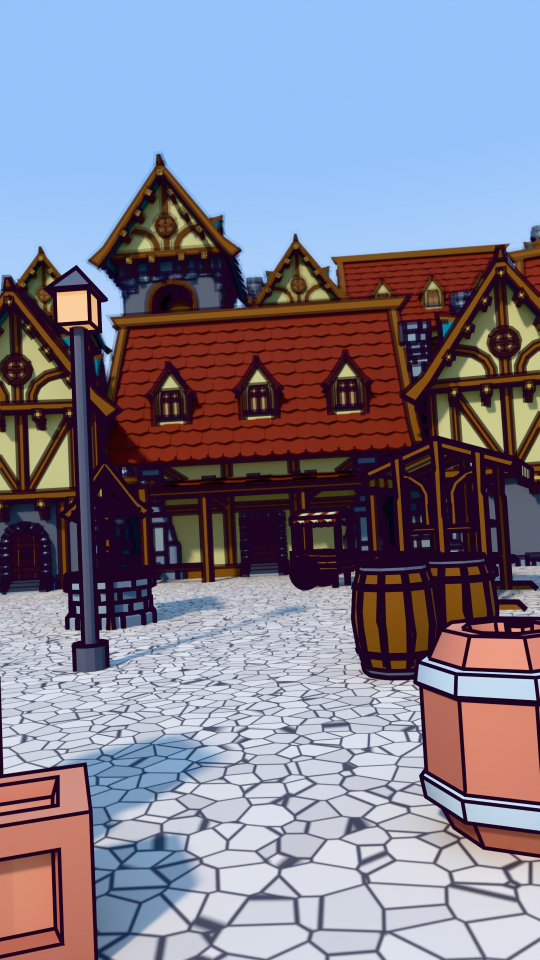
#> input picture engine/test/plates/village__A__day.jpg, 1080 x 1920 px (shown at 1/2 size); its folder holds only this picture in this run
$ python -i cloudforest.py   (imports and definitions only)
#> lines starting #> are read from the running program, lines starting #| are printed output that depends on the picture
### flat2d/kit.py
"""flat2d: a rich flat-2D scene kit for 1080x1920 shorts (Pillow + numpy).

Every helper draws onto an RGBA PIL image in place (or returns a layer) so a scene is a stack of
calls, back to front. Each call is one *layer* that an animator can move on its own: keep the
arguments (offsets, seeds, phases) as the animation parameters.

Rules baked in (LESSONS.md / stickman/DRAWING_RULES.md):
- Blur only alpha masks (PIL blur on straight RGBA drags in black halos): see `glow`, `soft_layer`.
- Glow is warm or coloured *behind* characters; never over a face.
- Captions follow PIPELINE.md > Captions ("sentence" style).
"""
import math, os, sys
import numpy as np
from PIL import Image, ImageDraw, ImageFilter, ImageFont, ImageChops, ImageColor

ROOT = os.path.dirname(os.path.dirname(os.path.abspath(__file__)))
sys.path.insert(0, os.path.join(ROOT, 'stickman', 'scripts'))
import stickman  # noqa: E402

W, H = 1080, 1920
INK = (18, 16, 26)
FONT_XB = os.path.join(ROOT, 'engine/fonts/Poppins-ExtraBold.ttf')
FONT_B = os.path.join(ROOT, 'engine/fonts/Poppins-Bold.ttf')
_fonts = {}


# [4 lines left out: function font, not called in this run]


def rgb(c):
    if isinstance(c, str):
        if not c.startswith('#'): return ImageColor.getrgb(c)[:3]
        c = c.lstrip('#'); return tuple(int(c[i:i + 2], 16) for i in (0, 2, 4))
    return tuple(c[:3])


def lerp(a, b, t): return tuple(int(a[i] + (b[i] - a[i]) * t) for i in range(3))


def layer(w=W, h=H): return Image.new('RGBA', (w, h), (0, 0, 0, 0))


def mask(w=W, h=H): return Image.new('L', (w, h), 0)


# ---------------------------------------------------------------- compositing
# [5 lines left out: function fill_mask, not called in this run]


def glow(img, m, color, alpha=0.6, blur=40, add=False):
    """Soft coloured glow from a mask. add=True brightens (screen-like) instead of covering."""
    m = m.filter(ImageFilter.GaussianBlur(blur))
    if add:
        a = np.asarray(m, np.float32)[..., None] / 255 * alpha
        base = np.asarray(img, np.float32)
        c = np.array(rgb(color), np.float32)
        base[..., :3] = 255 - (255 - base[..., :3]) * (1 - a * c / 255)
        img.paste(Image.fromarray(base.clip(0, 255).astype(np.uint8)))
    else:
        fill_mask(img, m, color, alpha)


# [310 lines left out: functions soft_layer, vgrad, radial, cloud_bands, haze, depth_fade and 12 more, not called in this run]


# ---------------------------------------------------------------- text and UI
def text_w(txt, f): return ImageDraw.Draw(Image.new('L', (1, 1))).textlength(txt, font=f)


# [79 lines left out: functions label, title, busy, clean_band, caption, pill, not called in this run]


def rotated_paste(img, lay, cx, cy, angle):
    r = lay.rotate(angle, resample=Image.BICUBIC, expand=True)
    img.alpha_composite(r, (int(cx - r.width / 2), int(cy - r.height / 2)))


# [20 lines left out: functions light_rays, foreground_frame, not called in this run]

### flat2d/cloudforest.py
"""The world kit for video 11 (moth-light): a Costa Rican cloud forest at night lit by a glowing UV lamp, plus the
other sets of the film.

- `forest(img, w, cam, lamp, ...)`: layered night cloud forest (hazy far trunks in mist, moss-draped trunks with
  hanging moss and bromeliads, tree ferns with arching fronds, lianas, a fern-and-leaf-litter floor, dark out-of-focus
  foreground leaves); every layer is lit by the lamp (falloff + a rim on the edges that face it), the mist between
  layers glows violet near the lamp. Static layers are cached and slide with parallax; mist, spores and fronds move.
- `uv_lamp(...)`: a violet-blue UV tube lamp on a tripod stand with a soft halo, `lamp_glow(...)`.
- `ir_view(img, w, ...)`: the infrared high-speed camera look (grey-green monochrome, scan lines, noise, HUD).
- `night_stage`, `ancient_night`, `moon_sky`: the night-sky diagram stage, the ancient starry night, the Moon.
- `candle_room`, `street_lamp`, `desk_night`: s02 and s13 sets.
- props: `camera_rig` (high-speed camera on a tripod), `ir_lamp`, `laptop`, `headlamp` (on a stickman), `sheet`.
"""
import math, os, sys
sys.path.insert(0, os.path.dirname(os.path.abspath(__file__)))
import numpy as np
from PIL import Image, ImageDraw, ImageFilter, ImageChops
import kit
from kit import W, H, INK, vgrad, radial, mask, glow, fill_mask, layer, lerp, rgb, font

UV = (150, 110, 255)
UV_CORE = (236, 228, 255)
UV_HALO = (118, 92, 240)
MOSS = (64, 104, 58)
MOSS_L = (120, 160, 84)


def _rng(seed): return np.random.default_rng(seed)


# ---------------------------------------------------------------- lighting a layer by the lamp
# [133 lines left out: functions light_layer, _haze, trunk, moss_clumps, bromeliad, fern_frond and 3 more, not called in this run]


# ---------------------------------------------------------------- forest layers (cached)
_CACHE = {}


# [64 lines left out: functions _layer_far, _layer_mid, _layer_near, _fg, not called in this run]


PAL = {
    'uv': dict(sky0=(4, 8, 18), sky1=(10, 22, 34), haze=(30, 46, 62), mid=(18, 28, 32), moss=(34, 70, 46), moss_l=(70, 116, 70),
               fern=(30, 74, 56), near=(12, 18, 20), fg=(6, 10, 12), mist=(110, 130, 170)),
}


# [34 lines left out: functions forest, foreground, not called in this run]


_MIST = {}


# [222 lines left out: functions mist, spores, lamp_glow, uv_lamp, camera_rig, ir_lamp and 6 more, not called in this run]


def milky_way(img, seed=5, a=.4, ang=-.5):
    lay = layer(); m = mask(); dm = ImageDraw.Draw(m)
    cx, cy = W / 2, 600
    ca, sa = math.cos(ang), math.sin(ang)
    dm.polygon([(cx - 1400 * ca + 160 * sa, cy - 1400 * sa - 160 * ca), (cx + 1400 * ca + 160 * sa, cy + 1400 * sa - 160 * ca),
                (cx + 1400 * ca - 160 * sa, cy + 1400 * sa + 160 * ca), (cx - 1400 * ca - 160 * sa, cy - 1400 * sa + 160 * ca)], fill=255)
    m = m.filter(ImageFilter.GaussianBlur(90))
    nz = Image.fromarray(((np.random.default_rng(seed).normal(0, 1, (H // 30, W // 30)) * 50 + 128).clip(0, 255)).astype(np.uint8)).resize((W, H), Image.BICUBIC)
    m = ImageChops.multiply(m, nz.point(lambda v: min(255, int(v * 1.4))))
    glow(img, m, (170, 170, 230), a, blur=8, add=True)
    rng = _rng(seed + 1); d = ImageDraw.Draw(img)
    for i in range(500):
        f = rng.uniform(-1, 1); o = rng.normal(0, 70)
        x = cx + f * 1300 * ca - o * sa; y = cy + f * 1300 * sa + o * ca
        if 0 <= x < W and 0 <= y < H:
            d.point((x, y), fill=(230, 230, 255, int(rng.uniform(80, 220))))


# [178 lines left out: functions hills, treeline, moon, night_stage, ancient_night, moon_sky and 4 more, not called in this run]

>>> import cv2
>>> picture = cv2.imread('../engine/test/plates/village__A__day.jpg', cv2.IMREAD_GRAYSCALE)
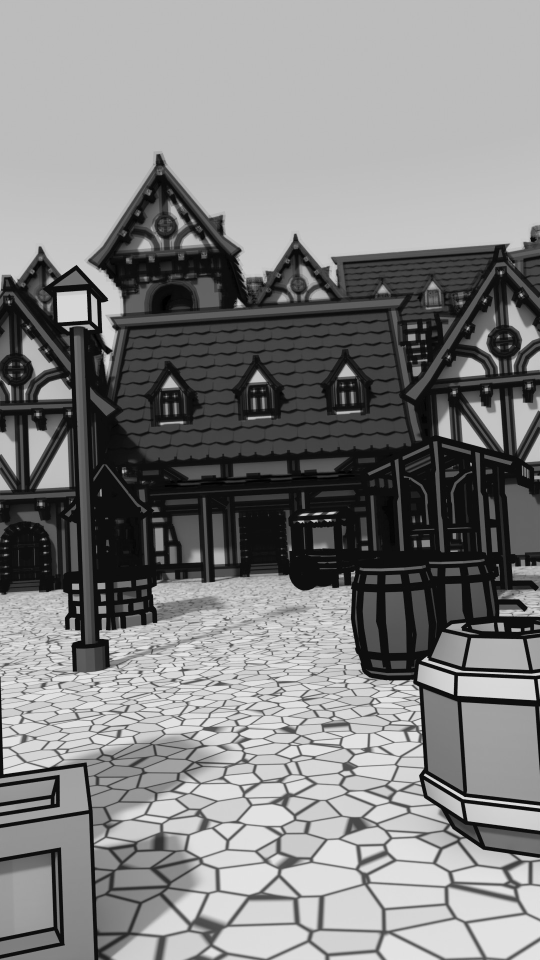
#> picture: shape (1920, 1080) (shown at 1/2 size); min 0, max 233, mean 129.3
>>> result = milky_way(picture)
#> in milky_way, `lay = layer()`: lay: PIL image 1080x1920 RGBA; every value is 0
#> in milky_way, `m = mask()`: m: PIL image 1080x1920 L; every value is 0
#> in milky_way, `m = m.filter(ImageFilter.GaussianBlur(90))`:
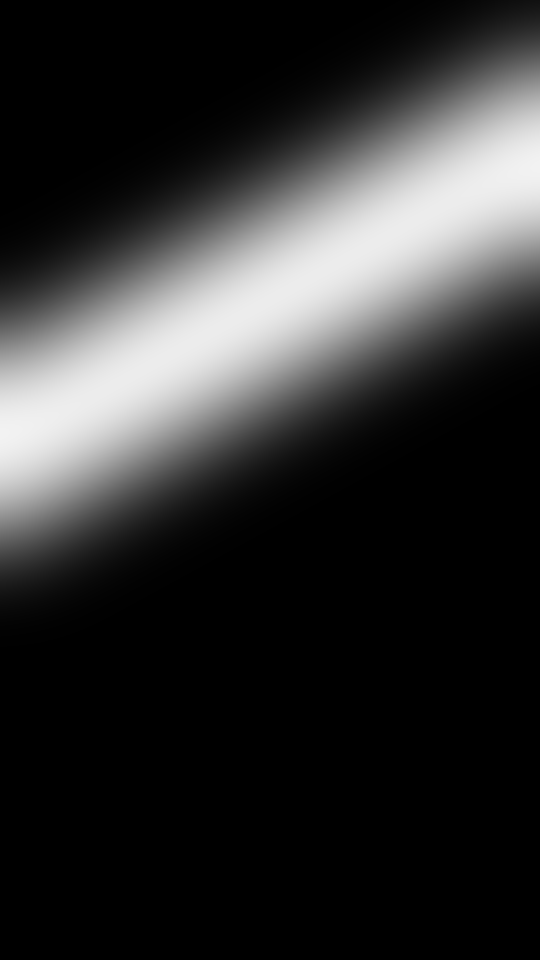
#> m: PIL image 1080x1920 L (shown at 1/2 size); min 0, max 242, mean 48.5
#> in milky_way, `nz = Image.fromarray(((np.random.default_rng(seed).normal(0, 1, (H // ..`:
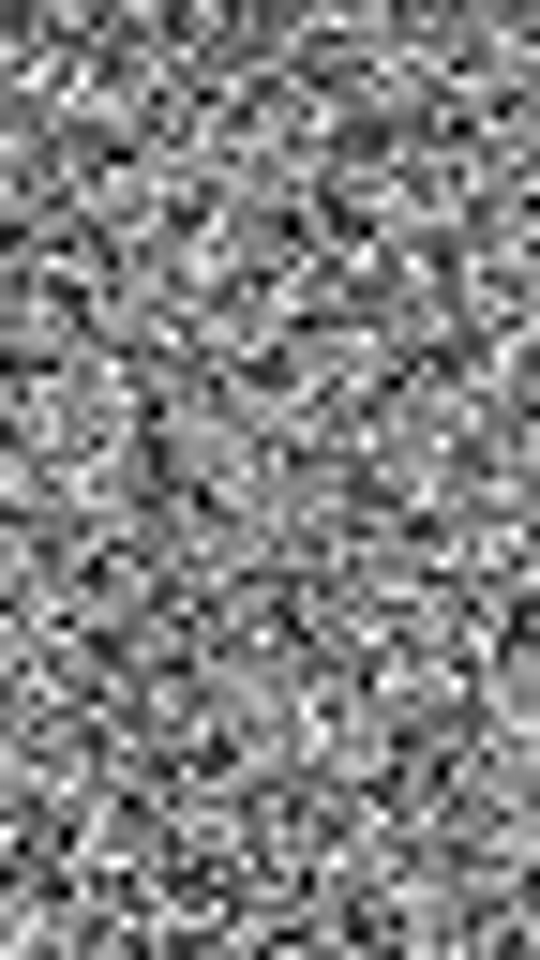
#> nz: PIL image 1080x1920 L (shown at 1/2 size); min 0, max 255, mean 128.5
#> in milky_way, `m = ImageChops.multiply(m, nz.point(lambda v: min(255, int(v * 1.4))))`:
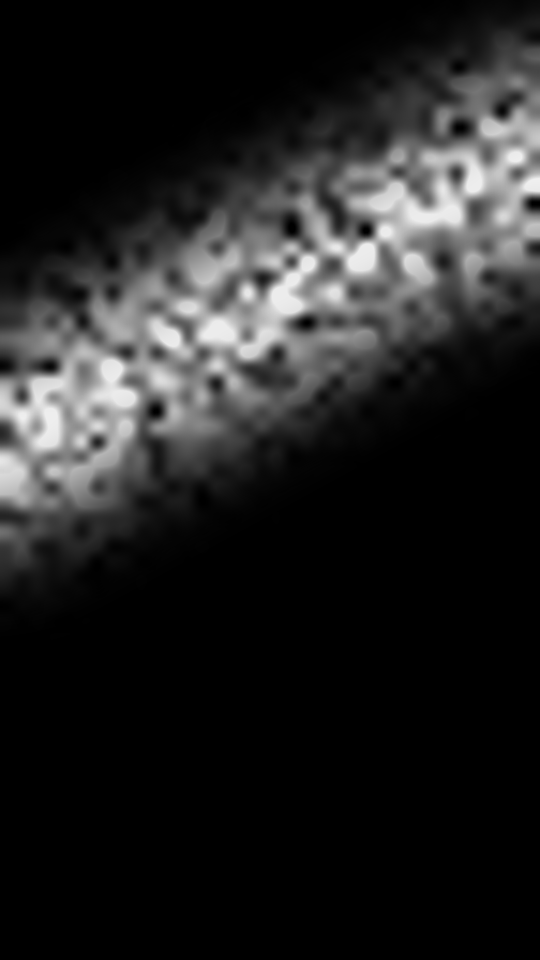
#> m: PIL image 1080x1920 L (shown at 1/2 size); min 0, max 240, mean 33.8
#> in glow, `a = np.asarray(m, np.float32)[..., None] / 255 * alpha`:
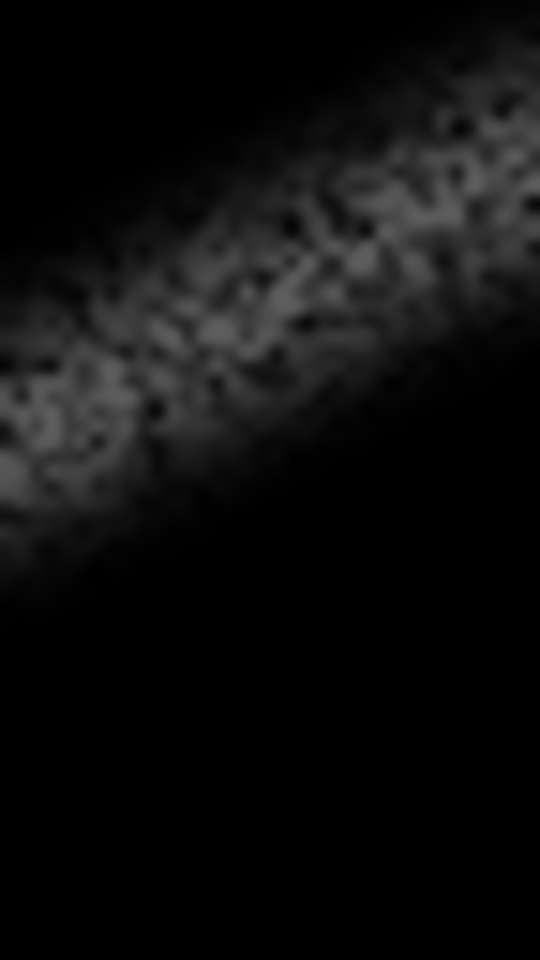
#> a: shape (1920, 1080, 1) float32 (shown at 1/2 size); min 0, max 0.37, mean 0.053
#> (the run stopped early here; a loop or call above may not have finished)

$ run again, on engine/test/plates/village__M__day.jpg
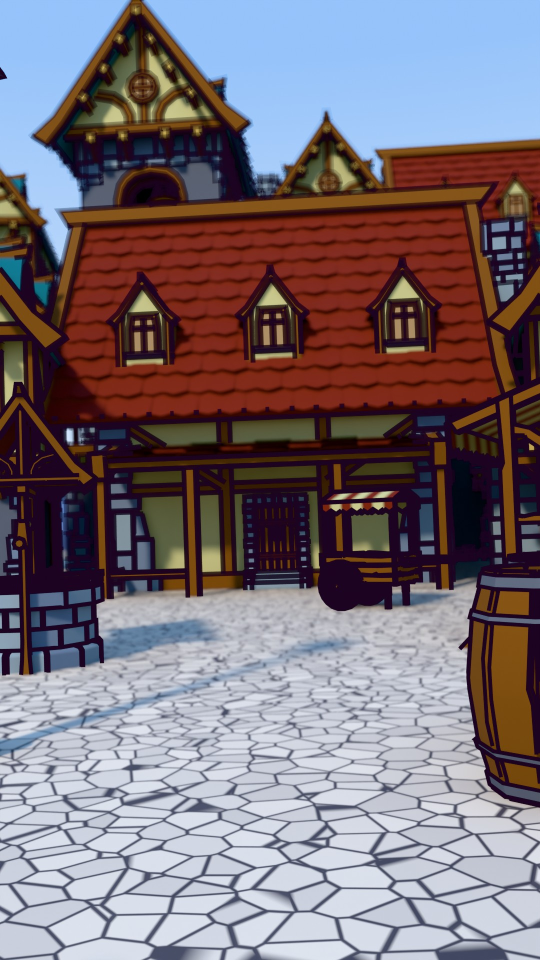
#> input picture engine/test/plates/village__M__day.jpg, 1080 x 1920 px (shown at 1/2 size)
#> `picture = cv2.imread('../engine/test/plates/village__A__day.jpg', cv2...`:
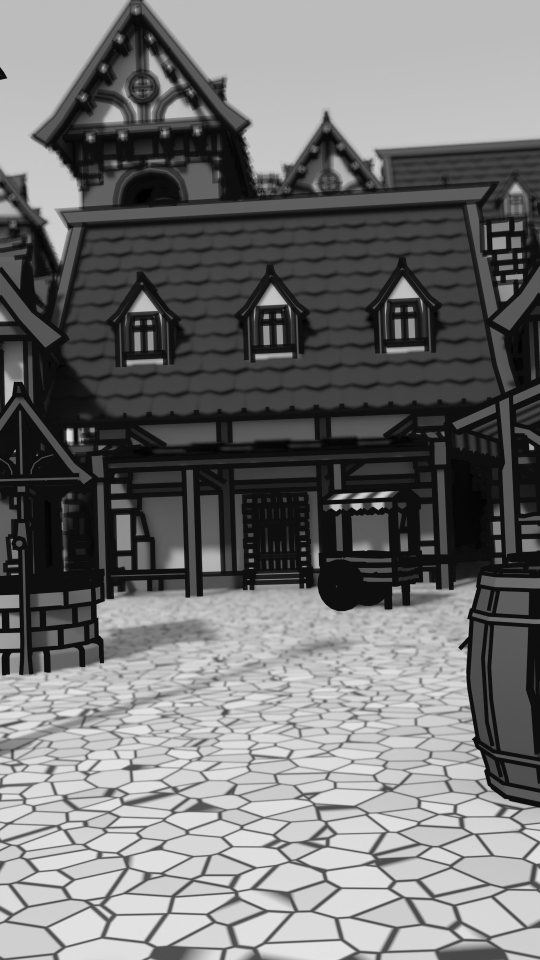
#> picture: shape (1920, 1080) (shown at 1/2 size); min 0, max 231, mean 114.2
#> lay: PIL image 1080x1920 RGBA; every value is 0
